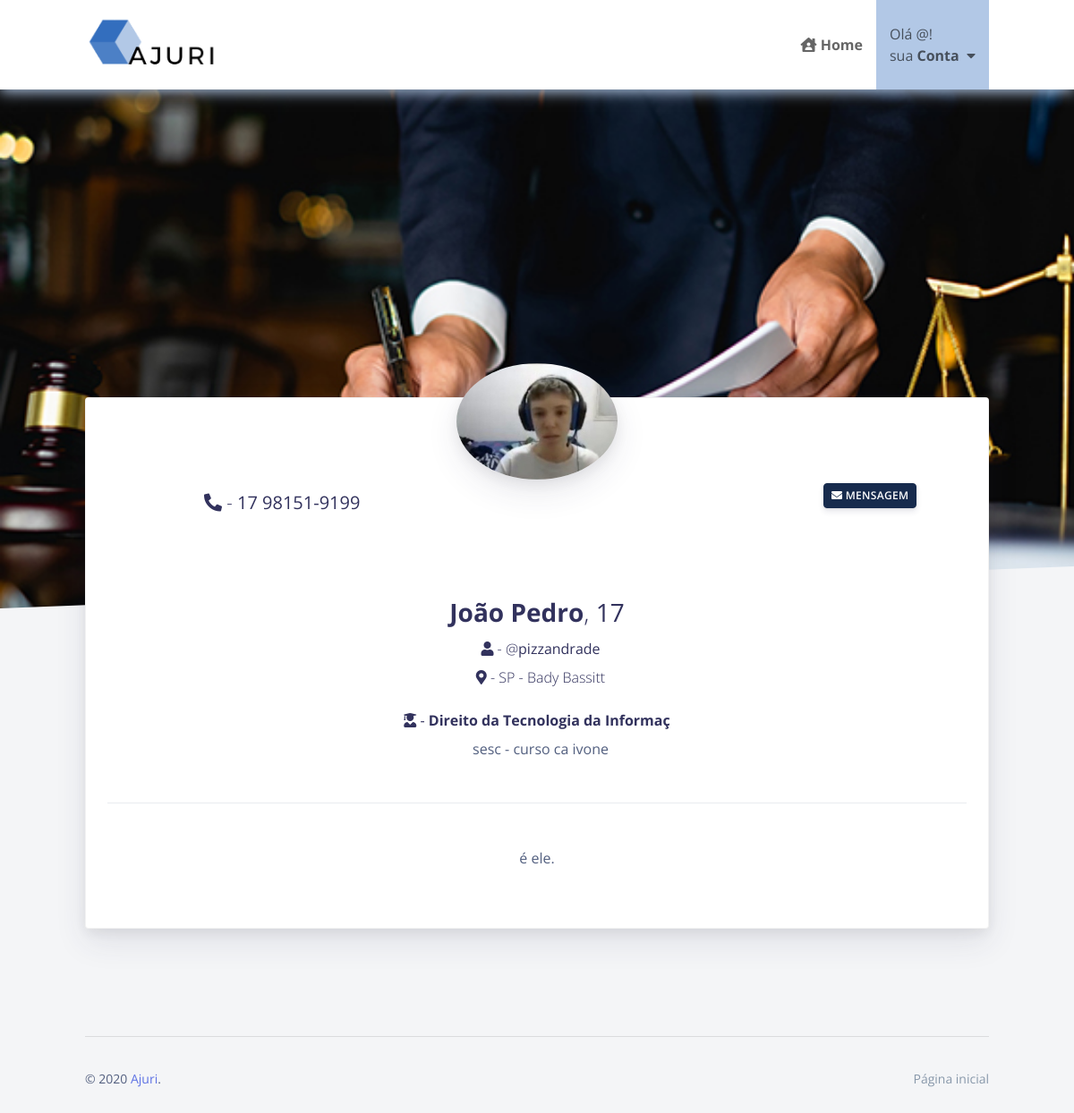
Screenshot of /perfilDoAdvSelected.php?id=7 with the database file from the repository.
### tables this page shows
CREATE TABLE IF NOT EXISTS `tbadvogados` (
  `ID` int(11) NOT NULL AUTO_INCREMENT,
  `NOME` varchar(45) NOT NULL,
  `USERNAME` varchar(45) NOT NULL,
  `TELEFONE` varchar(45) NOT NULL,
  `DATANASC` date NOT NULL,
  `EMAIL` varchar(45) NOT NULL,
  `SENHA` varchar(15) NOT NULL,
  `COD_ESTADO` int(11) NOT NULL,
  `COD_CIDADE` int(11) NOT NULL,
  `DESCRICAO` varchar(300) DEFAULT NULL,
  `IMAGEM` varchar(300) DEFAULT NULL,
  `COD_AREA_DIREITO` int(11) NOT NULL,
  `LUGAR_FORMACAO` varchar(150) DEFAULT NULL,
  `TIPO` varchar(8) NOT NULL,
  PRIMARY KEY (`ID`),
  KEY `COD_CIDADE` (`COD_CIDADE`),
  KEY `COD_ESTADO` (`COD_ESTADO`),
  KEY `COD_AREA_DIREITO` (`COD_AREA_DIREITO`)
);

CREATE TABLE IF NOT EXISTS `estados` (
  `id` int(11) NOT NULL AUTO_INCREMENT,
  `nome_estados` varchar(75) DEFAULT NULL,
  `uf` varchar(5) DEFAULT NULL,
  PRIMARY KEY (`id`)
);

CREATE TABLE IF NOT EXISTS `tb_areas_direito` (
  `id_area` int(11) NOT NULL,
  `area_direito` varchar(33) NOT NULL,
  PRIMARY KEY (`id_area`)
);

### perfilDoAdvSelected.php (the view, shortened to what this page needs)
<?php
require "conexao.php";
$pastaArquivos='fotodeperfil/';
$id=$_GET["id"];
$sqlPerfil="select * from tbadvogados where ID=$id";
$resultPerfil = mysqli_query($conn, $sqlPerfil);
$dadosPerfil=mysqli_fetch_array($resultPerfil);
    $foto=$dadosPerfil["IMAGEM"];
    $tel=$dadosPerfil["TELEFONE"];
    $nome=$dadosPerfil["NOME"];
    $arroba=$dadosPerfil["USERNAME"];
    $estado=$dadosPerfil["COD_ESTADO"];
    $cidade=$dadosPerfil["COD_CIDADE"];
    $cod_area_direito=$dadosPerfil["COD_AREA_DIREITO"];
    $formacao=$dadosPerfil["LUGAR_FORMACAO"];
    $descricao=$dadosPerfil["DESCRICAO"];
    $idade=$dadosPerfil["DATANASC"];
    $sqlPEUF="SELECT uf FROM estados where id='$estado'";
    $resultPEUF = mysqli_query($conn,$sqlPEUF);
    $dadosPEUF = mysqli_fetch_array($resultPEUF);
    $nome_estado = $dadosPEUF['uf'];
    $sqlPECidade="SELECT nome_cidades FROM cidades where id='$cidade'";
    $resultPECidade = mysqli_query($conn,$sqlPECidade);
    $dadosPECidade = mysqli_fetch_array($resultPECidade);
    $nome_cidade = $dadosPECidade['nome_cidades'];
    $sqlPEArea="SELECT area_direito FROM tb_areas_direito where id_area='$cod_area_direito'";
    $resultPEArea = mysqli_query($conn,$sqlPEArea);
    $dadosPEArea = mysqli_fetch_array($resultPEArea);
    $nome_area = $dadosPEArea['area_direito'];
    $age = floor((time() - strtotime($idade)) / 31556926);
?>
<!doctype html>
<html>
<head>
  <link href="https://use.fontawesome.com/releases/v5.0.6/css/all.css" rel="stylesheet">
  <link href="css/nucleo-icons.css" rel="stylesheet" />
  <link href="css/nucleo-svg.css" rel="stylesheet" />
  <link rel="stylesheet" href="css/font-awesome.min.css">
   <link href="css/all.css" rel="stylesheet">
  <link href="css/font-awesome.css" rel="stylesheet" />
  <link href="css/nucleo-svg.css" rel="stylesheet" />
  <link href="css/argon-design-system.css?v=1.2.0" rel="stylesheet" />
</head>
<body class="profile-page">
  <nav id="navbar" class="push better-nav fixed-top" style="box-shadow: 0 3px 15px 0 #b2c8e6; background-color: #fff;">
    <div class="container">
      <div class="head">
        <a href="menu.php" class="brand">
          <div class="logo">
            <img class="image" src="images/logo.png" data2x="images/logo.png" alt="Ajuri" />
          </div>
        </a>
      </div>
      <div class="body">
        <ul>
          <li class="home"><a href="menu.php"><i class="fas fa-house-user"></i>&nbsp;<strong>Home</strong></a></li>
          <li class="blog active dropdown"><a href="#"><?php echo "Olá @<strong>".$_SESSION['USERNAME']."</strong>!<br> sua <strong>Conta</strong>";?>&nbsp;&nbsp;<i class="fas fa-caret-down"></i></a>
          </li>
        </ul>
      </div>
    </div>
  </nav>
  <div class="wrapper">
    <section class="section-profile-cover section-shaped my-0">
      <img class="bg-image" src="images/lawyer.jpg" style="width: 100%;">
      <div class="separator separator-bottom separator-skew">
      </div>
    </section>
    <section class="section bg-secondary">
      <div class="container">
        <div class="card card-profile shadow mt--300">
          <div class="px-4">
            <div class="row justify-content-center">
              <div class="col-lg-3 order-lg-2">
                <div class="card-profile-image">
                    <?php echo "<img src = '$pastaArquivos/$foto' class='rounded-circle'>"?>
                </div>
              </div>
              <div class="col-lg-4 order-lg-3 text-lg-right align-self-lg-center">
                <div class="card-profile-actions py-4 mt-lg-0">
            <?php
                echo "
                <br>
                  <a href='https://api.whatsapp.com/send?phone=55$tel&text=Ol%C3%A1,%20vi%20seu%20perfil%20no%20Ajuri,%20poder%C3%ADamos%20conversar?' target='_blank' class='btn btn-sm btn-default float-right'><i class='fas fa-envelope'></i>&nbsp;Mensagem</a>";
            ?>
                </div>
              </div>
              <div class="col-lg-4 order-lg-1">
                <div class="card-profile-stats d-flex justify-content-center">
              <div>
                <br>
                <br>
                <br>
                <div class="h5 font-weight-300"><i class="ni location_pin mr-2"></i><i class="fas fa-phone-alt"></i>&nbsp;-<?php echo "&nbsp;<strong>".$tel."</strong>";?></div>
                </div>
              </div>
              </div>
            </div>
            <div class="text-center mt-5">
              <h3><?php echo "<strong>".$nome."</strong>";?><span class="font-weight-light">,<?php echo "&nbsp;<strong>".$age."</strong>";?></span></h3>
      <div class="h6 font-weight-300"><i class="ni location_pin mr-2"></i><i class="fas fa-user"></i>&nbsp;-&nbsp;<?php echo "@<strong>".$arroba."</strong>";?></div>
            <div class="h6 font-weight-300"><i class="ni location_pin mr-2"></i><i class="fas fa-map-marker-alt"></i>&nbsp;-&nbsp;<?php echo $nome_estado?> - <?php echo $nome_cidade?></div>
            <div class="h6 mt-4"><i class="fas fa-user-graduate"></i>&nbsp;-&nbsp;<strong><?php echo $nome_area?></strong></div>
          <div><i class="ni education_hat mr-2"></i><?php echo $formacao?></div>
            </div>
            <div class="mt-5 py-5 border-top text-center">
              <div class="row justify-content-center">
                <div class="col-lg-9">
                  <p> <?php echo "<strong>".$descricao."</strong>";?></p>
                </div>
              </div>
            </div>
          </div>
        </div>
      </div>
    </section>
    <footer class="footer">
      <div class="container">
        <hr>
        <div class="row align-items-center justify-content-md-between">
          <div class="col-md-6">
            <div class="copyright">
              &copy; 2020 <a href="" target="_self">Ajuri</a>.
            </div>
          </div>
          <div class="col-md-6">
            <ul class="nav nav-footer justify-content-end">
              <li class="nav-item">
                <a href="menu.php" class="nav-link" target="_self">Página inicial</a>
              </li>
            </ul>
          </div>
        </div>
      </div>
    </footer>
  </div>
</body>
</html>

### css/all.css (style rules this page uses)
.fa, .fas, .far, .fal, .fad, .fab { -moz-osx-font-smoothing: grayscale; -webkit-font-smoothing: antialiased; display: inline-block; font-style: normal; font-variant: normal; text-rendering: auto; line-height: 1; }
.fa-caret-down:before { content: "\f0d7"; }
.fa-envelope:before { content: "\f0e0"; }
.fa-house-user:before { content: "\e065"; }
.fa-map-marker-alt:before { content: "\f3c5"; }
.fa-phone-alt:before { content: "\f879"; }
.fa-user:before { content: "\f007"; }
.fa-user-graduate:before { content: "\f501"; }

### perfilDoAdvSelected.php (style rules this page uses)
.better-nav { word-wrap: break-word; background: whitesmoke; height: 100px; margin-bottom: 30px; }
.better-nav a { color: #000; opacity: 0.6; }
.better-nav .container { height: 100%; }
.better-nav.fixed-top { position:absolute; top: 0; left: 0; right: 0; z-index: 90; }
.better-nav .head { float: left; height: 100%; }
.better-nav .head .brand { display: block; opacity: 1; padding: 15px 0; height: 100%; text-decoration: none; }
.better-nav .head .brand .logo { float: left; margin-right: 15px; height: 100%; }
.better-nav .head .brand .logo .image { height: 100%; width: auto; width: auto; }
.better-nav .body { float: right; height: 100%; }
.better-nav .body ul { list-style: none; margin: 0; padding: 0; height: 100%; }
.better-nav .body ul li.active { background: #b2c8e6; }
.better-nav .body > ul > li { display: table; float: left; height: 100%; }
.better-nav .body > ul > li > a { display: table-cell; vertical-align: middle; text-decoration: none; padding: 0 15px; }
.better-nav .body ul li.dropdown { position: relative; }

### rows the page displays
tbadvogados: IMAGEM (picture), TELEFONE "17 98151-9199", NOME "João Pedro", DATANASC "17", USERNAME "pizzandrade", LUGAR_FORMACAO "sesc - curso ca ivone", DESCRICAO "é ele."
estados: uf "SP"
tb_areas_direito: area_direito "Direito da Tecnologia da Informaç"

### other values shown
$nome_cidade "Bady Bassitt"
